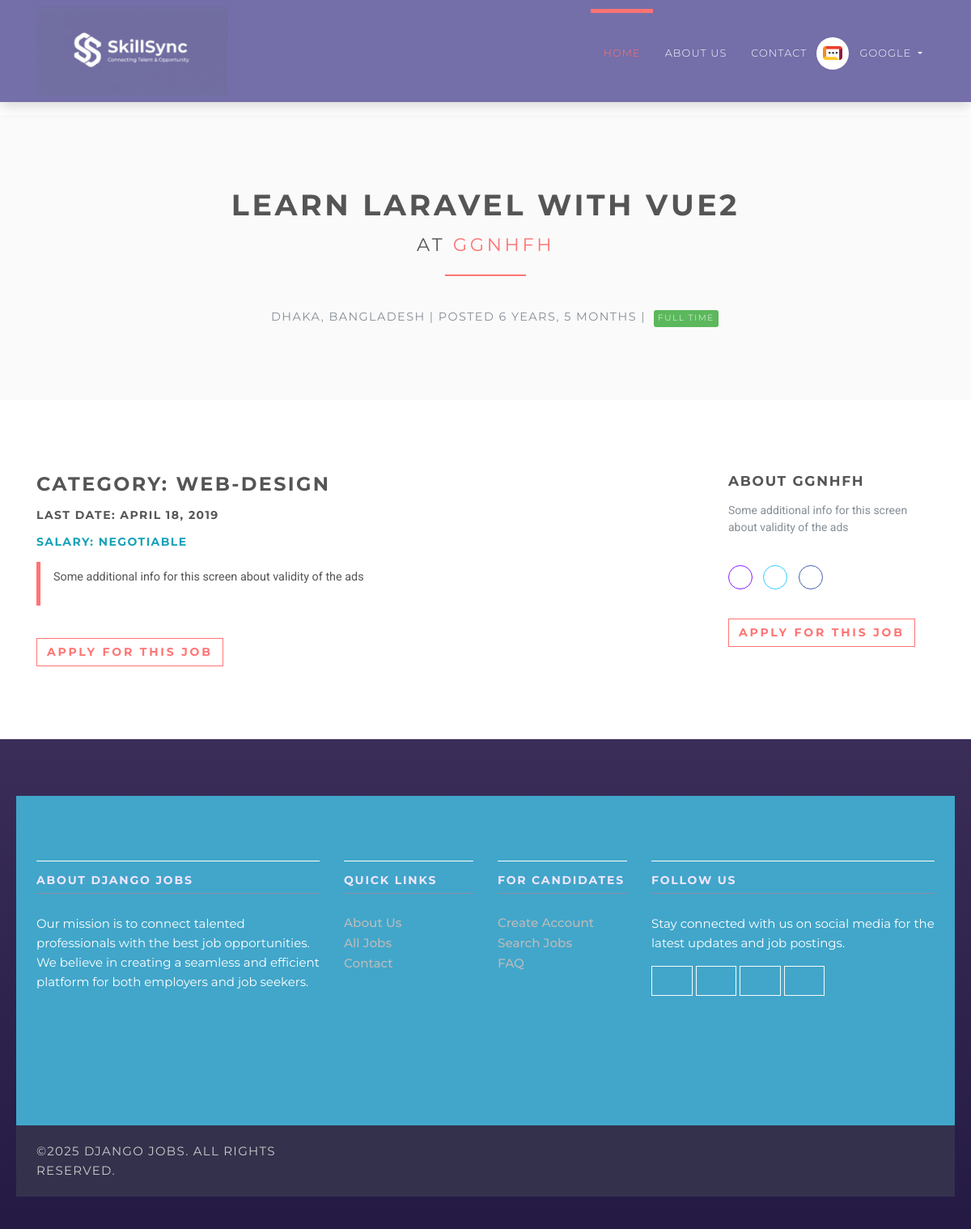
Screenshot of /jobs/1 (signed in) with the database file from the repository.
### accounts/models.py (models this page shows, shortened)
class User(AbstractUser):
    username = None
    role = models.CharField(max_length=12, error_messages={
        'required': "Role must be provided"
    })
    gender = models.CharField(max_length=10, blank=True, null=True, default="")
    email = models.EmailField(unique=True, blank=False,
                              error_messages={
                                  'unique': "A user with that email already exists.",
                              })
    USERNAME_FIELD = "email"
    REQUIRED_FIELDS = []
    objects = UserManager()

### jobsapp/models.py (models this page shows, shortened)
class Job(models.Model):
    user = models.ForeignKey(User, on_delete=models.CASCADE)
    title = models.CharField(max_length=300)
    description = models.TextField()
    location = models.CharField(max_length=150)
    type = models.CharField(choices=JOB_TYPE, max_length=10)
    category = models.CharField(max_length=100)
    last_date = models.DateTimeField()
    company_name = models.CharField(max_length=100)
    company_description = models.CharField(max_length=300)
    website = models.CharField(max_length=100, default="")
    created_at = models.DateTimeField(default=timezone.now)
    filled = models.BooleanField(default=False)

### jobsapp/views/home.py (the view)
# urls.py: path('jobs/<int:id>', JobDetailsView.as_view(), name='jobs-detail'),
class JobDetailsView(DetailView):
    model = Job
    template_name = 'jobs/details.html'
    context_object_name = 'job'
    pk_url_kwarg = 'id'
    def get_object(self, queryset=None):
        obj = super(JobDetailsView, self).get_object(queryset=queryset)
        if obj is None:
            raise Http404("Job doesn't exists")
        return obj
    def get(self, request, *args, **kwargs):
        try:
            self.object = self.get_object()
        except Http404:
            raise Http404("Job doesn't exists")
        context = self.get_context_data(object=self.object)
        return self.render_to_response(context)

### jobsapp/templatetags/is_already_applied.py (called while the page is built)
@register.simple_tag(name='is_already_applied')
def is_already_applied(job, user):
    applied = Applicant.objects.filter(job=job, user=user)
    if applied:
        return True
    else:
        return False

### templates/jobs/details.html (shortened to what this page needs)
{% extends 'base.html' %}
{% load static %}
{% load is_already_applied %}
{% block content %}
    <section class="bg-light-gray">
        <div class="container">
            <h1 class="heading">{{ job.title }}<br>
                <small>at <a href="#"> {{ job.company_name }}</a></small>
            </h1>
            <div class="job-detail-description"><i class="fa fa-map-marker job__location"> </i>
                {{ job.location }} | Posted {{ job.created_at|timesince }} |
                {% if job.type == '1' %}
                    <span class="badge featured-badge badge-success">Full time</span>
                {% elif job.type == '2' %}
                    <span class="badge featured-badge badge-primary">Part time</span>
                {% else %}
                    <span style="color: #ffffff;" class="badge featured-badge badge-warning">Internship</span>
                {% endif %}
            </div>
        </div>
    </section>
    <section>
        <div class="container">
            <div class="row">
                <div class="col-lg-8">
                    <h3>Category: {{ job.category }}</h3>
                    <h5>Last date: {{ job.last_date|date }}</h5>
                    <h5 class="text-info">Salary: Negotiable</h5>
                    <blockquote class="blockquote">
                        <p>{{ job.description }}</p>
                    </blockquote>
                    <div class="job-detail__apply-bottom">
                        {% if request.user.is_authenticated %}
                            {% is_already_applied job request.user as is_applied %}
                            {% if is_applied %}
                                <input type="button" class="btn btn-outline-white-primary" value="Already applied"/>
                            {% else %}
                                <form action="{% url 'jobs:apply-job' job.id %}" method="post">
                                    <input type="submit" class="btn btn-outline-white-primary"
                                           value="Apply for this job"/>
                                </form>
                            {% endif %}
                        {% endif %}
                    </div>
                </div>
                <div class="col-lg-1"></div>
                <div class="col-lg-3">
                    <h4>About {{ job.company_name }}</h4>
                    <p class="job-detail__company-description">{{ job.company_description }}</p>
                    <p class="job-detail__social social social--outline">
                        <a href="{{ job.website }}" data-toggle="tooltip" data-placement="top" title="Website"
                           class="link">
                            <i class="fa fa-link"></i>
                        </a>
                        <a href="#" data-toggle="tooltip" data-placement="top" title="Twitter" class="twitter">
                            <i class="fa fa-twitter"></i>
                        </a>
                        <a href="#" data-toggle="tooltip" data-placement="top" title="Facebook" class="facebook">
                            <i class="fa fa-facebook"></i>
                        </a>
                    </p>
                    <div class="job-detail__apply-top">
                        {% if is_applied %}
                            <input type="button" class="btn btn-outline-white-primary" value="Already applied"/>
                        {% else %}
                            <form action="{% url 'jobs:apply-job' job.id %}" method="post">
                                <input type="submit" class="btn btn-outline-white-primary" value="Apply for this job"/>
                            </form>
                        {% endif %}
                    </div>
                </div>
            </div>
        </div>
    </section>
{% endblock %}

### templates/base.html (shortened to what this page needs)
{% load static %}
<!DOCTYPE html>
<html lang="en">
<head>
  <link rel="stylesheet" href="{% static 'vendor/bootstrap/css/bootstrap.min.css' %}" />
  <link rel="stylesheet" href="{% static 'vendor/font-awesome/css/font-awesome.min.css' %}" />
  <link rel="stylesheet" href="{% static 'vendor/owl.carousel/assets/owl.carousel.css' %}" />
  <link rel="stylesheet" href="{% static 'vendor/owl.carousel/assets/owl.theme.default.css' %}" />
  <link rel="stylesheet" href="{% static 'css/style.default.css' %}" id="theme-stylesheet" />
  <link rel="stylesheet" href="{% static 'css/custom.css' %}" />
</head>
<body>
  <header class="header">
    <nav class="navbar navbar-expand-lg">
      <div class="container">
        <a href="/" class="navbar-brand d-flex align-items-center py-2">
          <img src="{% static 'img/logo-small.png' %}" alt="logo" />
        </a>
        <div id="navbarSupportedContent" class="collapse navbar-collapse">
          <ul class="navbar-nav">
            <li class="nav-item active">
              <a href="/" class="nav-link">Home <span class="sr-only">(current)</span></a>
            </li>
            <li class="nav-item"><a href="#" class="nav-link">About Us</a></li>
            <li class="nav-item"><a href="#" class="nav-link">Contact</a></li>
            {% if request.user.is_authenticated %}
            <li class="nav-item dropdown">
              <a id="clientZone" href="#" data-toggle="dropdown" aria-haspopup="true" aria-expanded="false"
                 class="nav-link dropdown-toggle has-img">
                <div class="client-menu-image">
                  <div class="inner">
                    <img src="{% static 'img/company-1.png' %}" alt="company image" class="img-fluid" />
                  </div>
                </div>
                {{ request.user.first_name }}
              </a>
            </li>
            {% endif %}
          </ul>
        </div>
      </div>
    </nav>
  </header>
  {% block content %}
  {% endblock %}
  <footer class="footer">
    <div class="footer__block">
      <div class="container">
        <div class="row">
          <div class="col-lg-4 col-md-6 mb-5">
            <h4 class="h5">About Django Jobs</h4>
            <p>Our mission is to connect talented professionals with the best job opportunities. We believe in creating a seamless and efficient platform for both employers and job seekers.</p>
          </div>
          <div class="col-lg-2 col-md-6 mb-5">
            <h4 class="h5">Quick Links</h4>
            <ul class="list-unstyled">
              <li><a href="#">About Us</a></li>
              <li><a href="#">All Jobs</a></li>
              <li><a href="#">Contact</a></li>
            </ul>
          </div>
          <div class="col-lg-2 col-md-6 mb-5">
            <h4 class="h5">For Candidates</h4>
            <ul class="list-unstyled">
              <li><a href="{% url 'accounts:employee-register' %}">Create Account</a></li>
              <li><a href="#">Search Jobs</a></li>
              <li><a href="#">FAQ</a></li>
            </ul>
          </div>
          <div class="col-lg-4 col-md-6 mb-5">
            <h4 class="h5">Follow Us</h4>
            <p>Stay connected with us on social media for the latest updates and job postings.</p>
            <div>
              <a href="#" class="btn btn-outline-light social"><i class="fa fa-facebook"></i></a>
              <a href="#" class="btn btn-outline-light social"><i class="fa fa-twitter"></i></a>
              <a href="#" class="btn btn-outline-light social"><i class="fa fa-linkedin"></i></a>
              <a href="#" class="btn btn-outline-light social"><i class="fa fa-instagram"></i></a>
            </div>
          </div>
        </div>
      </div>
    </div>
    <div class="footer__copyright">
      <div class="container">
        <div class="row">
          <div class="col-md-6 text-md-left text-center">
            <p>&copy;2025 Django Jobs. All rights reserved.</p>
          </div>
        </div>
      </div>
    </div>
  </footer>
</body>
</html>

### templates/base.html (style rules this page uses)
header.header { background: linear-gradient(90deg, #6457a6 0%, #8a79b9 100%); box-shadow: 0 6px 15px rgba(0,0,0,0.15); position: sticky; top: 0; z-index: 1050; transition: background 0.3s ease; }
nav.navbar .navbar-brand img { height: 110px; max-width: 280px; width: auto; display: block; filter: none !important; transition: transform 0.3s ease; cursor: pointer; }
nav.navbar .nav-link { color: #f1e6ff; letter-spacing: 1.1px; font-weight: 600; transition: color 0.3s ease; font-size: 1rem; }
nav.navbar .container { display: flex; align-items: center; justify-content: space-between; }
nav.navbar .navbar-collapse { display: flex !important; justify-content: flex-end !important; }
footer.footer { background: linear-gradient(180deg, #3a2e59 0%, #241a43 100%); color: #ddd; padding: 70px 20px 40px; font-family: 'Montserrat', sans-serif; transition: background 0.3s ease; }
footer.footer h4.h5 { color: #f1e6ff; margin-bottom: 25px; font-weight: 700; letter-spacing: 1.8px; text-transform: uppercase; border-bottom: 1px solid rgba(255, 107, 107, 0.4); padding-bottom: 8px; transition: color 0.3s ease; }
footer.footer a { color: #bbb; font-weight: 500; transition: color 0.3s ease; font-size: 0.95rem; }
footer.footer p { font-size: 15px; line-height: 1.6; max-width: 360px; }

### rows the page displays
User: user.first_name "GOOGLE"
Job: title "LEARN LARAVEL WITH VUE2", company_name "GGNHFH", location "DHAKA, BANGLADESH", created_at "6 YEARS, 5 MONTHS", category "WEB-DESIGN", last_date "APRIL 18, 2019", description "Some additional info for this screen about validity of the ads", company_description "Some additional info for this screen about validity of the ads"
